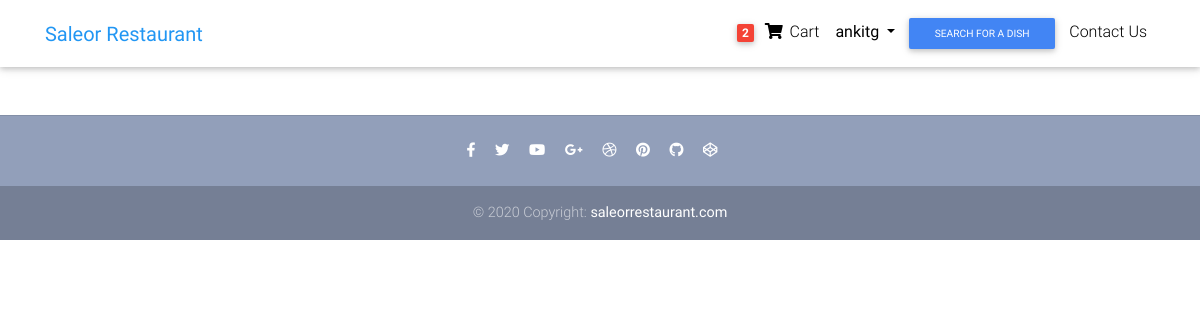
Before: /my-orders (signed in) with the older database file.
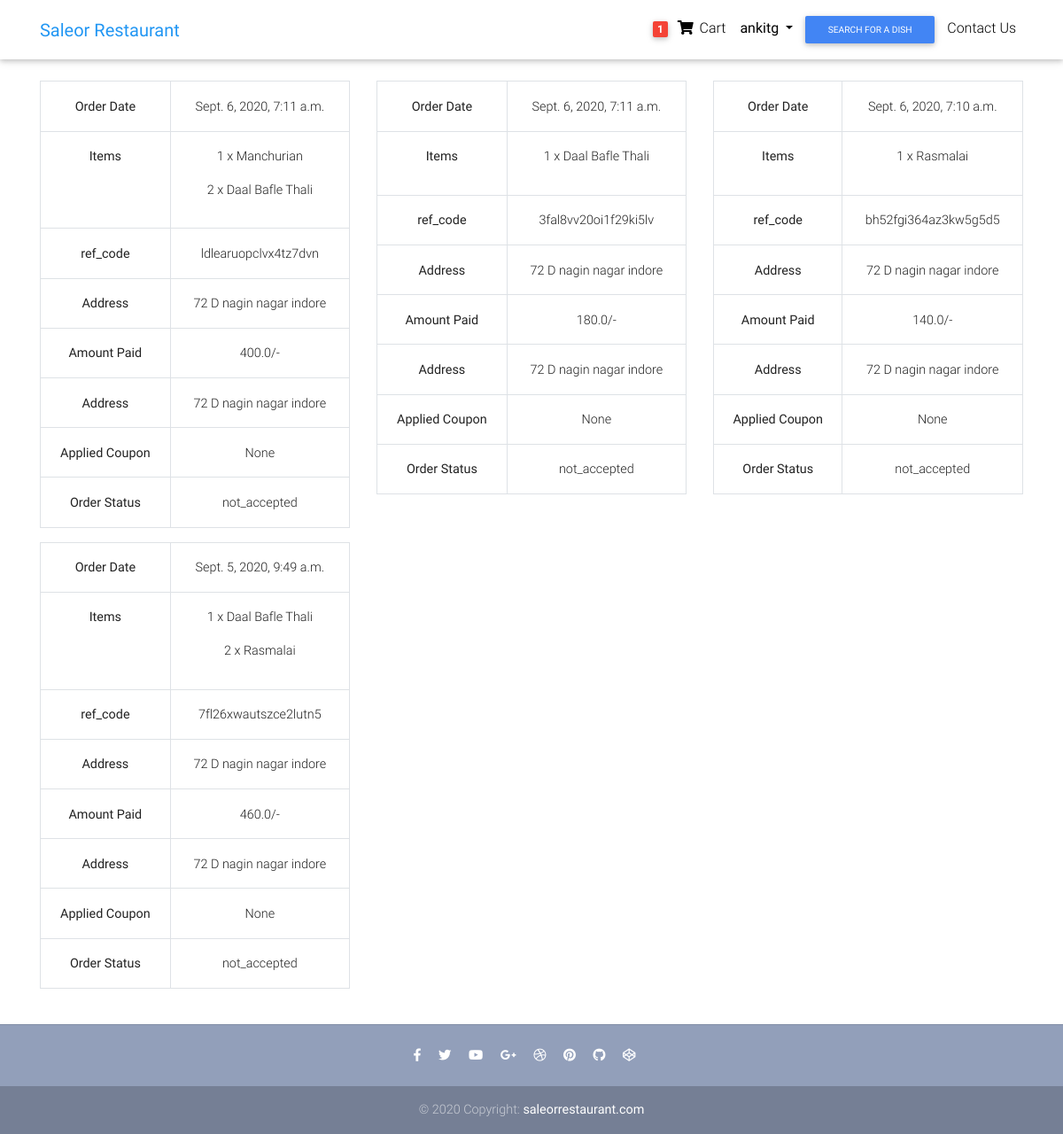
After: the same page with the newer database file.
### restaurant/models.py (models this page shows, shortened)
class Order(models.Model):
    user = models.ForeignKey(settings.AUTH_USER_MODEL, on_delete=models.CASCADE)
    ref_code = models.CharField(max_length=20, blank=True, null=True)
    items = models.ManyToManyField(OrderItem)
    order_date = models.DateTimeField()
    ordered = models.BooleanField(default=False)
    billing_address = models.ForeignKey('BillingAddress', on_delete=models.SET_NULL, blank=True, null=True)
    payment = models.ForeignKey('Payment', on_delete=models.SET_NULL, blank=True, null=True)
    coupon = models.ForeignKey('Coupon', on_delete=models.SET_NULL, blank=True, null=True)
    status = models.CharField(max_length=50, choices=order_status, default='not_accepted')
    refund_requested = models.BooleanField(default=False)
    refund_granted = models.BooleanField(default=False)
    refund_completed = models.BooleanField(default=False)

class OrderItem(models.Model):
    user = models.ForeignKey(settings.AUTH_USER_MODEL, on_delete=models.CASCADE)
    item = models.ForeignKey(Item, on_delete=models.CASCADE)
    cartitem = models.IntegerField(default=1)
    ordered = models.BooleanField(default=False)
    def __str__(self):
        return f"{self.item.title}"

class Item(models.Model):
    title = models.CharField(max_length=100)
    price = models.FloatField()
    discount_price = models.FloatField(blank=True, null=True)
    veg_or_nonveg = models.CharField(choices=dish_type, max_length=20)
    quantity = models.CharField(choices=quantity, max_length=20)
    image_url = models.URLField()
    slug = models.SlugField()

class BillingAddress(models.Model):
    user = models.ForeignKey(settings.AUTH_USER_MODEL, on_delete=models.CASCADE)
    street_address = models.CharField(max_length=100)
    apartment_address = models.CharField(max_length=100)
    contact_no = models.BigIntegerField(blank=True, null=True)
    country = CountryField(multiple=False)
    zipcode = models.CharField(max_length=10)
    def __str__(self):
        return self.street_address
    class Meta:
        verbose_name_plural = 'Addresses'

class Payment(models.Model):
    stripe_charge_id = models.CharField(max_length=100)
    user = models.ForeignKey(settings.AUTH_USER_MODEL, on_delete=models.SET_NULL, blank=True, null=True)
    amount = models.FloatField()
    timestamp = models.DateTimeField(auto_now_add=True)

### restaurant/views.py (the view)
# urls.py: path('my-orders', views.MyOrdersView.as_view(), name="myOrders"),
class MyOrdersView(LoginRequiredMixin, View):
    def get(self, *args, **kwargs):
        orderitem = Order.objects.filter(
            user=self.request.user, ordered=True)[::-1]
        context = {
            'orderitem': orderitem
        }
        return render(self.request, 'restaurant/my_orders.html', context)

### restaurant/templatetags/cart_template_tags.py (called while the page is built)
@register.filter
def cart_item_count(user):
    if user.is_authenticated:
        queryset = Order.objects.filter(user=user, ordered=False)
        if queryset.exists():
            return queryset[0].items.count()
    return 0

### templates/restaurant/my_orders.html
{% extends "base.html" %}
{% load crispy_forms_tags %}
{% block body %}
<main>
  <div class="container mt-4">
    <section class="mb-4 mt-2">
      <div class="row fadeIn wow">
          {% for item in orderitem %}
          <div class="col-sm-12 col-lg-4">
          <table class="table table-bordered text-dark text-center">
            <tr>
              <th>Order Date</th>
              <td>{{item.order_date}}</td>
            </tr>
            <tr>
              <th>Items</th>
              <td>{% for i in item.items.all %}
                <p> {{i.cartitem}} x {{i}}</p>
                {% endfor %}</td>
            </tr>
            <tr>
              <th>ref_code</th>
              <td>{{item.ref_code}}</td>
            </tr>
            <tr>
              <th>Address</th>
              <td>{{item.billing_address}}</td>
            </tr>
            <tr>
              <th>Amount Paid</th>
              <td>{{item.payment.amount}}/-</td>
            </tr>
            <tr>
              <th>Address</th>
              <td>{{item.billing_address}}</td>
            </tr>
            <tr>
              <th>Applied Coupon</th>
              <td>{{item.coupon}}</td>
            </tr>
            <tr>
              <th>Order Status</th>
              <td>{{item.status}}</td>
            </tr>
          </table>
        </div>
          {% endfor %}
      </div>
    </section>
  </div>
</main>
{% endblock %}

### templates/base.html (shortened to what this page needs)
<!DOCTYPE html>
<html lang="en">
{% load static %}
{% load cart_template_tags %}
{% load socialaccount %}
<head>
  <link rel="stylesheet" href="https://use.fontawesome.com/releases/v5.11.2/css/all.css">
  <link href="{% static 'css/bootstrap.min.css' %}" rel="stylesheet">
  <link href="{% static 'css/mdb.min.css' %}" rel="stylesheet">
  <link href="{% static 'css/style.min.css' %}" rel="stylesheet">
</head>
<body>
  <nav class="navbar navbar-expand-lg navbar-light white scrolling-navbar">
    <div class="container">
      <a class="navbar-brand waves-effect" href="{% url 'restaurant:homePage' %}">
        <strong class="blue-text">Saleor Restaurant</strong>
      </a>
      <div class="collapse navbar-collapse" id="navbarSupportedContent">
        <ul class="navbar-nav">
          {% if request.user.is_authenticated %}
          <li class="nav-item">
            <a class="nav-link" href="{% url 'restaurant:order-summary' %}">
              <span class="badge red z-depth-1 mr-1"> {{request.user|cart_item_count}} </span>
              <i class="fas fa-shopping-cart"></i>
              <span class="clearfix"> Cart </span>
            </a>
          </li>
          <li class="nav-item">
            <div class="dropdown show">
              <a class="nav-link dropdown-toggle" href="#" role="button" id="dropdownMenuLink" data-toggle="dropdown"
                aria-haspopup="true" aria-expanded="false">
                <b>{{request.user.username}}</b>
              </a>
            </div>
          </li>
          {% endif %}
          <li class="nav-item">
            <button type="button" class="btn btn-primary btn-sm" data-toggle="modal" data-target="#exampleModal">
              Search For a Dish
            </button>
          </li>
          <li class="nav-item">
            <a class="nav-link" href="{% url 'restaurant:contact-us' %}">
              <span class="clearfix"> Contact Us </span>
            </a>
          </li>
        </ul>
      </div>
    </div>
  </nav>
  {% block body %}
  {% endblock body %}
  <footer class="page-footer text-center font-small mt-4 wow fadeIn">
    <hr class="my-4">
    <div class="pb-4">
      <a href="#" target="_blank">
        <i class="fab fa-facebook-f mr-3"></i>
      </a>
      <a href="#" target="_blank">
        <i class="fab fa-twitter mr-3"></i>
      </a>
      <a href="#" target="_blank">
        <i class="fab fa-youtube mr-3"></i>
      </a>
      <a href="#" target="_blank">
        <i class="fab fa-google-plus-g mr-3"></i>
      </a>
      <a href="#" target="_blank">
        <i class="fab fa-dribbble mr-3"></i>
      </a>
      <a href="#" target="_blank">
        <i class="fab fa-pinterest mr-3"></i>
      </a>
      <a href="#" target="_blank">
        <i class="fab fa-github mr-3"></i>
      </a>
      <a href="#" target="_blank">
        <i class="fab fa-codepen mr-3"></i>
      </a>
    </div>
    <div class="footer-copyright py-3">
      © 2020 Copyright:
      <a href="/"><b>saleorrestaurant.com</b> </a>
    </div>
  </footer>
  {% load static %}
</body>
</html>

Changed rows visible on the page:
added Order: order_date "Sept. 6, 2020, 7:11 a.m.", ref_code "ldlearuopclvx4tz7dvn", billing_address "72 D nagin nagar indore", payment.amount "400.0", coupon "None", status "not_accepted"
added OrderItem: cartitem "1", item.title "Manchurian", shown under "Sept. 6, 2020, 7:11 a.m."
added OrderItem: cartitem "2", item.title "Daal Bafle Thali", shown under "Sept. 6, 2020, 7:11 a.m."
added Order: order_date "Sept. 6, 2020, 7:11 a.m.", ref_code "3fal8vv20oi1f29ki5lv", billing_address "72 D nagin nagar indore", payment.amount "180.0", coupon "None", status "not_accepted"
added OrderItem: cartitem "1", item.title "Daal Bafle Thali", shown under "Sept. 6, 2020, 7:11 a.m."
added Order: order_date "Sept. 6, 2020, 7:10 a.m.", ref_code "bh52fgi364az3kw5g5d5", billing_address "72 D nagin nagar indore", payment.amount "140.0", coupon "None", status "not_accepted"
added OrderItem: cartitem "1", item.title "Rasmalai", shown under "Sept. 6, 2020, 7:10 a.m."
now on this page (row edited): Order: order_date "Sept. 5, 2020, 9:49 a.m.", ref_code "7fl26xwautszce2lutn5", billing_address "72 D nagin nagar indore", payment.amount "460.0", coupon "None", status "not_accepted"
now on this page (row edited): OrderItem: cartitem "1", item.title "Daal Bafle Thali", shown under "Sept. 5, 2020, 9:49 a.m."
now on this page (row edited): OrderItem: cartitem "2", item.title "Rasmalai", shown under "Sept. 5, 2020, 9:49 a.m."
Other visible differences:
{{ request.user|cart_item_count }}: "2" → "1"
